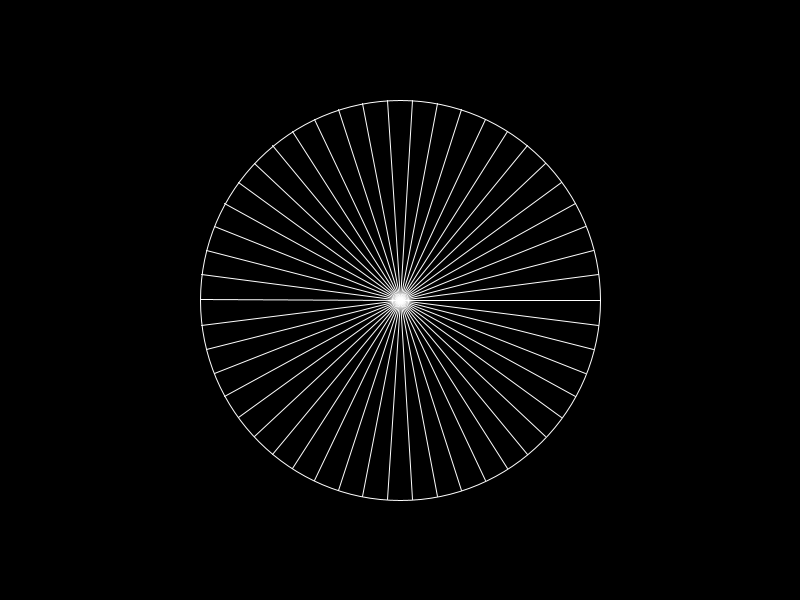
Frame 1 (no input)
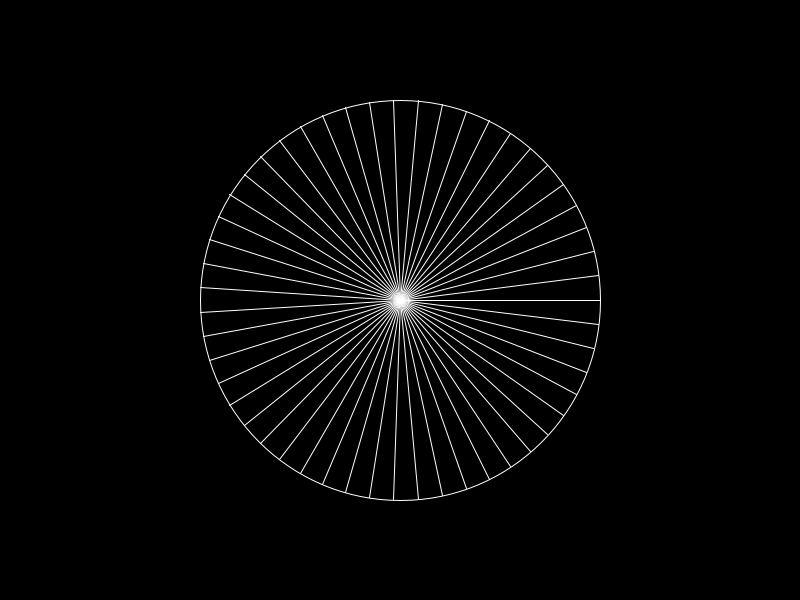
Frame 60 (the mouse pressed at the canvas centre just before this capture)
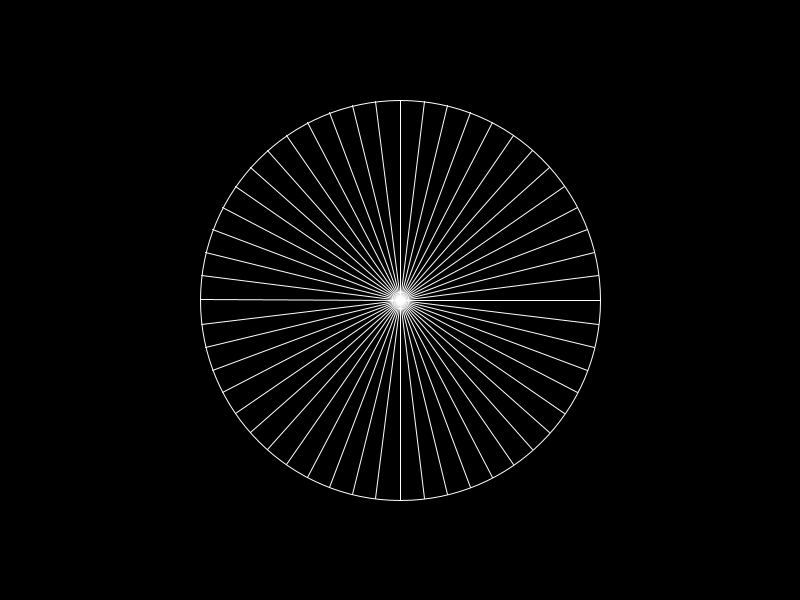
Frame 120 (the mouse held since frame 60 and released just before this capture)

The Processing sketch that drew these frames (run headless with seeded random() and noise(); from frame 60 on, the mouse is pressed at the canvas centre):

// Processing sketch: A_5_4_FOR_RelogioSegundos2
// ── A_5_4_FOR_RelogioSegundos2.pde
// variáveis
float angle;
float pX, pY;
//constantes
int raio, centroX, centroY;
int numDiv = 60;

void setup(){
  size(800, 600);
  background (0);
  stroke(255);
  noFill();
  
  raio = height/3;
  centroX = width/2;
  centroY = height/2;
  
}

void draw() {
  background (0);
  ellipse(centroX, centroY, raio*2, raio*2); 
  numDiv = second();
  for (int i = 1; i <= numDiv; i++){
    angle = (TWO_PI/numDiv)*i;
    pX =  centroX + raio * cos(angle);
    pY =  centroY + raio * sin(angle);
    

     line (centroX, centroY, pX, pY);
    
    
  }  
}
